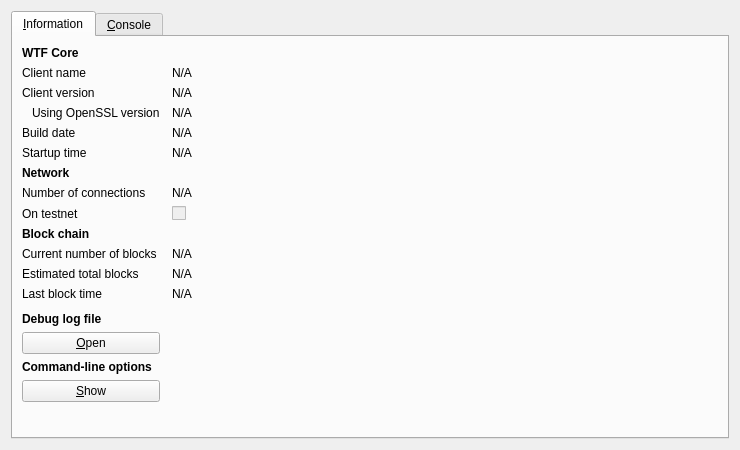
<?xml version="1.0" encoding="UTF-8"?>
<ui version="4.0">
 <class>RPCConsole</class>
 <widget class="QDialog" name="RPCConsole">
  <property name="geometry">
   <rect>
    <x>0</x>
    <y>0</y>
    <width>740</width>
    <height>450</height>
   </rect>
  </property>
  <property name="windowTitle">
   <string>WTF - Debug window</string>
  </property>
  <layout class="QVBoxLayout" name="verticalLayout_2">
   <item>
    <widget class="QTabWidget" name="tabWidget">
     <property name="currentIndex">
      <number>0</number>
     </property>
     <widget class="QWidget" name="tab_info">
      <attribute name="title">
       <string>&amp;Information</string>
      </attribute>
      <layout class="QGridLayout" name="gridLayout" columnstretch="0,1">
       <property name="horizontalSpacing">
        <number>12</number>
       </property>
       <item row="0" column="0">
        <widget class="QLabel" name="label_9">
         <property name="font">
          <font>
           <weight>75</weight>
           <bold>true</bold>
          </font>
         </property>
         <property name="text">
          <string>WTF Core</string>
         </property>
        </widget>
       </item>
       <item row="1" column="0">
        <widget class="QLabel" name="label_5">
         <property name="text">
          <string>Client name</string>
         </property>
        </widget>
       </item>
       <item row="1" column="1">
        <widget class="QLabel" name="clientName">
         <property name="cursor">
          <cursorShape>IBeamCursor</cursorShape>
         </property>
         <property name="text">
          <string>N/A</string>
         </property>
         <property name="textFormat">
          <enum>Qt::PlainText</enum>
         </property>
         <property name="textInteractionFlags">
          <set>Qt::LinksAccessibleByMouse|Qt::TextSelectableByKeyboard|Qt::TextSelectableByMouse</set>
         </property>
        </widget>
       </item>
       <item row="2" column="0">
        <widget class="QLabel" name="label_6">
         <property name="text">
          <string>Client version</string>
         </property>
        </widget>
       </item>
       <item row="2" column="1">
        <widget class="QLabel" name="clientVersion">
         <property name="cursor">
          <cursorShape>IBeamCursor</cursorShape>
         </property>
         <property name="text">
          <string>N/A</string>
         </property>
         <property name="textFormat">
          <enum>Qt::PlainText</enum>
         </property>
         <property name="textInteractionFlags">
          <set>Qt::LinksAccessibleByMouse|Qt::TextSelectableByKeyboard|Qt::TextSelectableByMouse</set>
         </property>
        </widget>
       </item>
       <item row="3" column="0">
        <widget class="QLabel" name="label_14">
         <property name="text">
          <string>Using OpenSSL version</string>
         </property>
         <property name="indent">
          <number>10</number>
         </property>
        </widget>
       </item>
       <item row="3" column="1">
        <widget class="QLabel" name="openSSLVersion">
         <property name="cursor">
          <cursorShape>IBeamCursor</cursorShape>
         </property>
         <property name="text">
          <string>N/A</string>
         </property>
         <property name="textFormat">
          <enum>Qt::PlainText</enum>
         </property>
         <property name="textInteractionFlags">
          <set>Qt::LinksAccessibleByMouse|Qt::TextSelectableByKeyboard|Qt::TextSelectableByMouse</set>
         </property>
        </widget>
       </item>
       <item row="4" column="0">
        <widget class="QLabel" name="label_12">
         <property name="text">
          <string>Build date</string>
         </property>
        </widget>
       </item>
       <item row="4" column="1">
        <widget class="QLabel" name="buildDate">
         <property name="cursor">
          <cursorShape>IBeamCursor</cursorShape>
         </property>
         <property name="text">
          <string>N/A</string>
         </property>
         <property name="textFormat">
          <enum>Qt::PlainText</enum>
         </property>
         <property name="textInteractionFlags">
          <set>Qt::LinksAccessibleByMouse|Qt::TextSelectableByKeyboard|Qt::TextSelectableByMouse</set>
         </property>
        </widget>
       </item>
       <item row="5" column="0">
        <widget class="QLabel" name="label_13">
         <property name="text">
          <string>Startup time</string>
         </property>
        </widget>
       </item>
       <item row="5" column="1">
        <widget class="QLabel" name="startupTime">
         <property name="cursor">
          <cursorShape>IBeamCursor</cursorShape>
         </property>
         <property name="text">
          <string>N/A</string>
         </property>
         <property name="textFormat">
          <enum>Qt::PlainText</enum>
         </property>
         <property name="textInteractionFlags">
          <set>Qt::LinksAccessibleByMouse|Qt::TextSelectableByKeyboard|Qt::TextSelectableByMouse</set>
         </property>
        </widget>
       </item>
       <item row="6" column="0">
        <widget class="QLabel" name="label_11">
         <property name="font">
          <font>
           <weight>75</weight>
           <bold>true</bold>
          </font>
         </property>
         <property name="text">
          <string>Network</string>
         </property>
        </widget>
       </item>
       <item row="7" column="0">
        <widget class="QLabel" name="label_7">
         <property name="text">
          <string>Number of connections</string>
         </property>
        </widget>
       </item>
       <item row="7" column="1">
        <widget class="QLabel" name="numberOfConnections">
         <property name="cursor">
          <cursorShape>IBeamCursor</cursorShape>
         </property>
         <property name="text">
          <string>N/A</string>
         </property>
         <property name="textFormat">
          <enum>Qt::PlainText</enum>
         </property>
         <property name="textInteractionFlags">
          <set>Qt::LinksAccessibleByMouse|Qt::TextSelectableByKeyboard|Qt::TextSelectableByMouse</set>
         </property>
        </widget>
       </item>
       <item row="8" column="0">
        <widget class="QLabel" name="label_8">
         <property name="text">
          <string>On testnet</string>
         </property>
        </widget>
       </item>
       <item row="8" column="1">
        <widget class="QCheckBox" name="isTestNet">
         <property name="enabled">
          <bool>false</bool>
         </property>
         <property name="text">
          <string/>
         </property>
        </widget>
       </item>
       <item row="9" column="0">
        <widget class="QLabel" name="label_10">
         <property name="font">
          <font>
           <weight>75</weight>
           <bold>true</bold>
          </font>
         </property>
         <property name="text">
          <string>Block chain</string>
         </property>
        </widget>
       </item>
       <item row="10" column="0">
        <widget class="QLabel" name="label_3">
         <property name="text">
          <string>Current number of blocks</string>
         </property>
        </widget>
       </item>
       <item row="10" column="1">
        <widget class="QLabel" name="numberOfBlocks">
         <property name="cursor">
          <cursorShape>IBeamCursor</cursorShape>
         </property>
         <property name="text">
          <string>N/A</string>
         </property>
         <property name="textFormat">
          <enum>Qt::PlainText</enum>
         </property>
         <property name="textInteractionFlags">
          <set>Qt::LinksAccessibleByMouse|Qt::TextSelectableByKeyboard|Qt::TextSelectableByMouse</set>
         </property>
        </widget>
       </item>
       <item row="11" column="0">
        <widget class="QLabel" name="label_4">
         <property name="text">
          <string>Estimated total blocks</string>
         </property>
        </widget>
       </item>
       <item row="11" column="1">
        <widget class="QLabel" name="totalBlocks">
         <property name="cursor">
          <cursorShape>IBeamCursor</cursorShape>
         </property>
         <property name="text">
          <string>N/A</string>
         </property>
         <property name="textFormat">
          <enum>Qt::PlainText</enum>
         </property>
         <property name="textInteractionFlags">
          <set>Qt::LinksAccessibleByMouse|Qt::TextSelectableByKeyboard|Qt::TextSelectableByMouse</set>
         </property>
        </widget>
       </item>
       <item row="12" column="0">
        <widget class="QLabel" name="label_2">
         <property name="text">
          <string>Last block time</string>
         </property>
        </widget>
       </item>
       <item row="12" column="1">
        <widget class="QLabel" name="lastBlockTime">
         <property name="cursor">
          <cursorShape>IBeamCursor</cursorShape>
         </property>
         <property name="text">
          <string>N/A</string>
         </property>
         <property name="textFormat">
          <enum>Qt::PlainText</enum>
         </property>
         <property name="textInteractionFlags">
          <set>Qt::LinksAccessibleByMouse|Qt::TextSelectableByKeyboard|Qt::TextSelectableByMouse</set>
         </property>
        </widget>
       </item>
       <item row="13" column="0">
        <spacer name="verticalSpacer_2">
         <property name="orientation">
          <enum>Qt::Vertical</enum>
         </property>
         <property name="sizeHint" stdset="0">
          <size>
           <width>20</width>
           <height>20</height>
          </size>
         </property>
        </spacer>
       </item>
       <item row="14" column="0">
        <widget class="QLabel" name="labelDebugLogfile">
         <property name="font">
          <font>
           <weight>75</weight>
           <bold>true</bold>
          </font>
         </property>
         <property name="text">
          <string>Debug log file</string>
         </property>
        </widget>
       </item>
       <item row="15" column="0">
        <widget class="QPushButton" name="openDebugLogfileButton">
         <property name="toolTip">
          <string>Open the WTF debug log file from the current data directory. This can take a few seconds for large log files.</string>
         </property>
         <property name="text">
          <string>&amp;Open</string>
         </property>
         <property name="autoDefault">
          <bool>false</bool>
         </property>
        </widget>
       </item>
       <item row="16" column="0">
        <widget class="QLabel" name="labelCLOptions">
         <property name="font">
          <font>
           <weight>75</weight>
           <bold>true</bold>
          </font>
         </property>
         <property name="text">
          <string>Command-line options</string>
         </property>
        </widget>
       </item>
       <item row="17" column="0">
        <widget class="QPushButton" name="showCLOptionsButton">
         <property name="toolTip">
          <string>Show the WTF-Qt help message to get a list with possible WTF command-line options.</string>
         </property>
         <property name="text">
          <string>&amp;Show</string>
         </property>
         <property name="autoDefault">
          <bool>false</bool>
         </property>
        </widget>
       </item>
       <item row="18" column="0">
        <spacer name="verticalSpacer">
         <property name="orientation">
          <enum>Qt::Vertical</enum>
         </property>
         <property name="sizeHint" stdset="0">
          <size>
           <width>20</width>
           <height>40</height>
          </size>
         </property>
        </spacer>
       </item>
      </layout>
     </widget>
     <widget class="QWidget" name="tab_console">
      <attribute name="title">
       <string>&amp;Console</string>
      </attribute>
      <layout class="QVBoxLayout" name="verticalLayout_3">
       <property name="spacing">
        <number>3</number>
       </property>
       <item>
        <widget class="QTextEdit" name="messagesWidget">
         <property name="minimumSize">
          <size>
           <width>0</width>
           <height>100</height>
          </size>
         </property>
         <property name="readOnly">
          <bool>true</bool>
         </property>
         <property name="tabKeyNavigation" stdset="0">
          <bool>false</bool>
         </property>
         <property name="columnCount" stdset="0">
          <number>2</number>
         </property>
        </widget>
       </item>
       <item>
        <layout class="QHBoxLayout" name="horizontalLayout">
         <property name="spacing">
          <number>3</number>
         </property>
         <item>
          <widget class="QLabel" name="label">
           <property name="text">
            <string notr="true">&gt;</string>
           </property>
          </widget>
         </item>
         <item>
          <widget class="QLineEdit" name="lineEdit"/>
         </item>
         <item>
          <widget class="QPushButton" name="clearButton">
           <property name="maximumSize">
            <size>
             <width>24</width>
             <height>24</height>
            </size>
           </property>
           <property name="toolTip">
            <string>Clear console</string>
           </property>
           <property name="text">
            <string/>
           </property>
           <property name="icon">
            <iconset resource="../bitcoin.qrc">
             <normaloff>:/icons/remove</normaloff>:/icons/remove</iconset>
           </property>
           <property name="shortcut">
            <string notr="true">Ctrl+L</string>
           </property>
           <property name="autoDefault">
            <bool>false</bool>
           </property>
          </widget>
         </item>
        </layout>
       </item>
      </layout>
     </widget>
    </widget>
   </item>
  </layout>
 </widget>
 <resources>
  <include location="../bitcoin.qrc"/>
 </resources>
 <connections/>
</ui>
